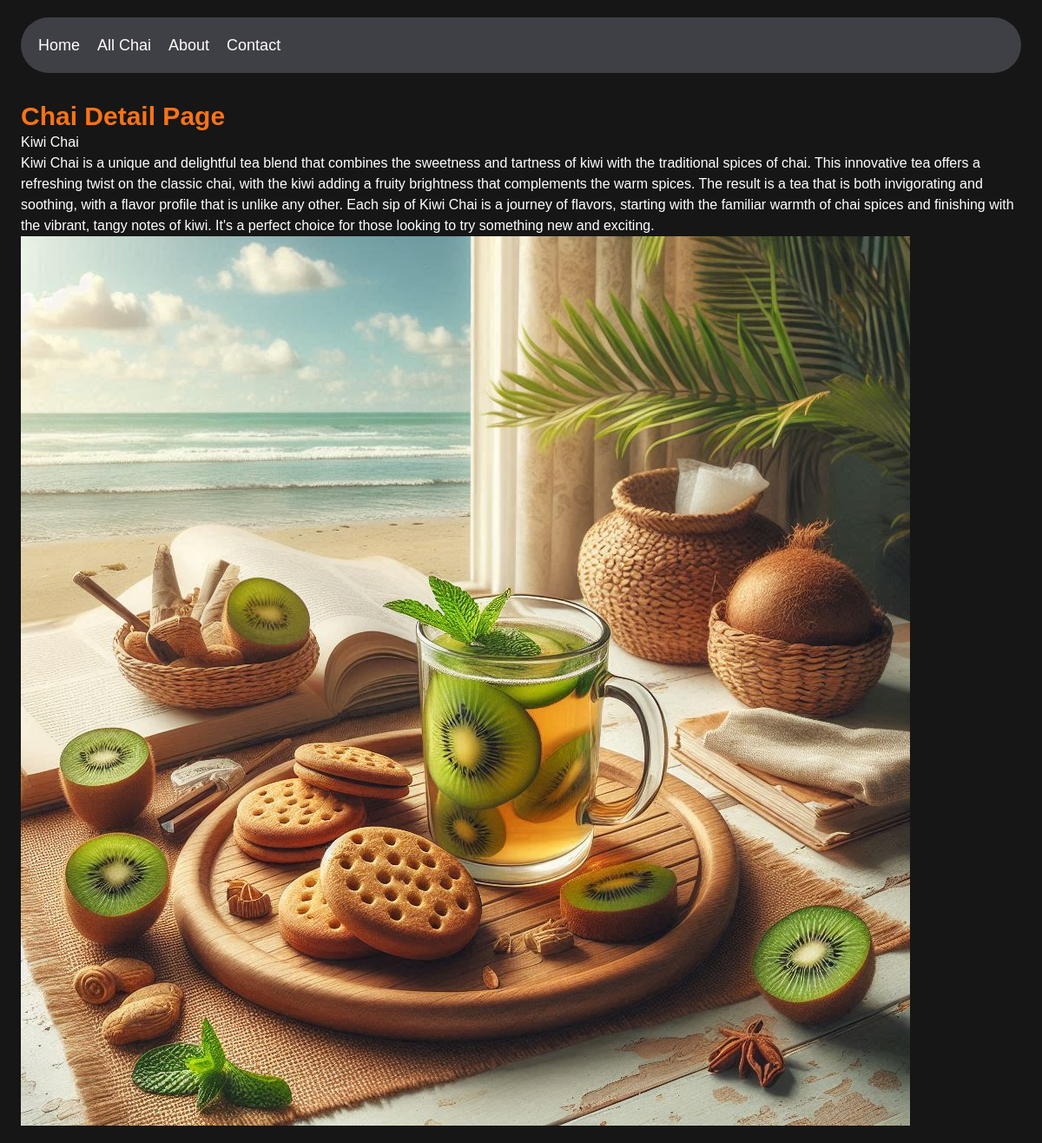
Page /chai/9/ on the committed database.
### chai/models.py (models this page shows, shortened)
class ChaiVariety(models.Model):
    CHAI_TYPE_CHOICES = [
    ('ML', 'MASALA'),
    ('GR', 'GINGER'),
    ('KL', 'KIWI'),
    ('PL', 'PLAIN'),
    ('EL', 'ELAICHI'),
  ]
    name = models.CharField(max_length=100)
    description = models.TextField(default='')
    price = models.CharField(max_length=50, default=0)
    image = models.ImageField(upload_to='chais/')
    date_added = models.DateTimeField(default=timezone.now)
    type = models.CharField(max_length=2, choices=CHAI_TYPE_CHOICES, default='ML')

### chai/views.py (the view)
# urls.py: path('<int:chai_id>/', views.chai_detail, name='chai_detail'),
def chai_detail(request, chai_id):
  chai = get_object_or_404(ChaiVariety, pk=chai_id)
  return render(request, 'chai_detail.html', {'chai': chai})

### chai/templates/chai_detail.html (shortened to what this page needs)
{% extends "base.html" %}
{% block content %}
<h1 class="text-3xl text-orange-500 font-semibold">Chai Detail Page</h1>
<h1>{{ chai.name }}</h1>
<p>{{ chai.description }}</p>
<img src="{{ chai.image.url }}" alt="{{ chai.name }}">
{% endblock %}

### static/style.css (style rules this page uses)
body { background-color: #161616; font-family: Arial, sans-serif; color: #fff; }

### rows in the picture
ChaiVariety: name "Kiwi Chai", description "Kiwi Chai is a unique and delightful tea blend that combines the sweetness and tartness of kiwi with the traditional spices of chai. This innovative tea offers a refreshing twist on the classic chai, with the kiwi adding a fruity brightness that complements the warm spices. The result is a tea that is both invigorating and soothing, with a flavor profile that is unlike any other. Each sip of Kiwi Chai is a journey of flavors, starting with the familiar warmth of chai spices and finishing with the vibrant, tangy notes of kiwi. It's a perfect choice for those looking to try something new and exciting.", image (picture)
